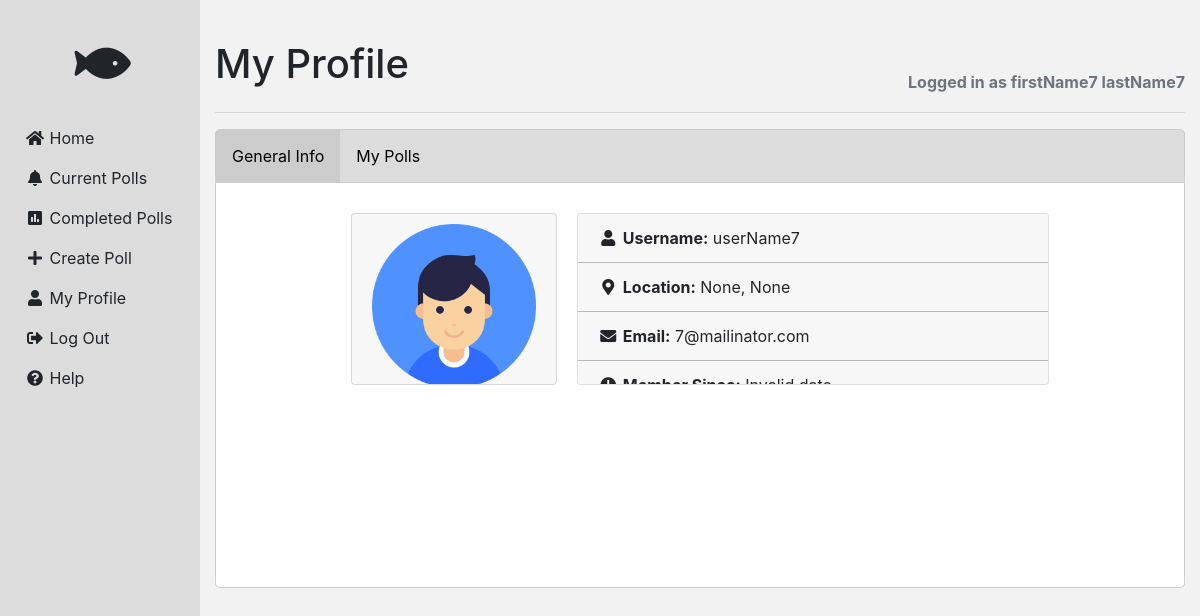
The page /profile (signed in) on the database its author committed.
### app/models.py (models this page shows, shortened)
class PaginatedAPIMixin(object):
    @staticmethod
    def to_collection_dict(query, page, per_page, endpoint, **kwargs):
        resources = query.paginate(page, per_page, False)
        data = {
            'items': [item.to_dict() for item in resources.items],
            '_meta': {
                'page': page,
                'per_page': per_page,
                'total_pages': resources.pages,
                'total_items': resources.total
            },
            '_links': {
                'self': url_for(endpoint, page=page, per_page=per_page,
                                **kwargs),
                'next': url_for(endpoint, page=page + 1, per_page=per_page,
                                **kwargs) if resources.has_next else None,
                'prev': url_for(endpoint, page=page - 1, per_page=per_page,
                                **kwargs) if resources.has_prev else None
            }
        }
        return data

class User(PaginatedAPIMixin, UserMixin, db.Model):
    __tablename__ = 'users'
    __table_args__ = {'sqlite_autoincrement': True}
    token = db.Column(db.String(32), index=True, unique=True)
    token_expiration = db.Column(db.DateTime)
    userId = db.Column(db.Integer, primary_key=True, autoincrement=True)
    firstName = db.Column(db.String(64), nullable=False)
    lastName = db.Column(db.String(64))
    username = db.Column(db.String(64), nullable=False, unique=True)
    pwdHash = db.Column(db.String(128))
    email = db.Column(db.String(128), nullable=False, unique=True)
    ad_street = db.Column(db.String(64))
    ad_suburb = db.Column(db.String(64))
    ad_state = db.Column(db.String(64))
    ad_country = db.Column(db.String(64), server_default="Australia")
    createdAt = db.Column(db.DateTime)
    lastModifiedAt = db.Column(db.DateTime)
    isActive = db.Column(db.Boolean)
    isAdmin = db.Column(db.Boolean)
    lastLogin = db.Column(db.DateTime)
    currentLogin = db.Column(db.DateTime)

### app/main/routes.py (the view)
@bp.route('/profile', methods=['GET', 'POST'])
@login_required
def profile():
    all_polls = getAllPolls()
    polls = []
    form=closePollForm()
    for poll in all_polls:
        if poll.createdByUserId == current_user.userId:
            polls.append(poll)
    if form.validate_on_submit():
        myPoll = getPollById(form.pollId.data)
        myPoll.close()
        if modifyPoll(myPoll):
            flash(Markup('<script>Notify("Poll has been closed successfully!", null, null, "success")</script>'))
    return render_template("profile.html", title='My Profile', polls=polls, form=form)

### app/controllers.py (called while the page is built)
def getAllPolls():
    poll=Poll.query.all()
    noPoll=len(poll)
    for index in range(noPoll):
        poll[index].Candidate=Poll.Candidate.query.filter_by(pollId=poll[index].pollId).all()
        poll[index].Response=Poll.Response.query.filter_by(pollId=poll[index].pollId).all()
    return poll

### app/models.py (called while the page is built)
@login.user_loader
def load_user(userId):
    return User.query.get(int(userId))

    def get_id(self):
        return (self.pollId)

### app/templates/profile.html (shortened to what this page needs)
{% extends "base.html" %}
{% block content %}
  <div class="tab">
    <button class="tablinks" id="defaultOpen" onclick="openTab(event, 'Info')">General Info</button>
    <button class="tablinks" onclick="openTab(event, 'Polls')">My Polls</button>
  </div>
  {% include "/profile/info.html" %}
  {% include "/profile/my-polls.html" %}
{% endblock %}

### app/templates/components/header.html
<div style="margin-top: 20px; display: flex; justify-content: space-between">
  <h1 class="header-title" style="display:inline">
    {{ title }}
  </h1>
  <span style="margin-top: 50px;font-weight: bold;color:#6c757d">
    {% if current_user.is_anonymous %}
      <a class="register-button" href="{{ url_for('main.register') }}">Register Account</a>
    {% else %}
      Logged in
      {% if current_user.firstName %}
        as {{ current_user.firstName }}
        {% if current_user.lastName %}
          {{ current_user.lastName }}
        {% endif %}
      {% endif %}
    {% endif %}
  </span>
</div>
<hr>

### app/templates/profile/info.html (shortened to what this page needs)
<div id="Info" class="tabcontent" style="background-color: white">
  <br>
  <div class="user-container">
    <div class="user-overview-container">
      <div class="card user-overview">
        <img class="card-img-top user-image" src="/static/user.png" alt="user">
      </div>
    </div>
    <div class="user-info">
      <div class="card user-info-container">
        <ul class="list-group list-group-flush">
          <li class="list-group-item user-info-list">
            <i class="fa-fw fa fa-user"></i> <strong>Username:</strong> {{ current_user.username }}
          </li>
          <li class="list-group-item user-info-list">
            <i class="fa-fw fa fa-map-marker-alt"></i>
            <strong>Location:</strong> {{ current_user.ad_suburb }}, {{ current_user.ad_state }}
          </li>
          <li class="list-group-item user-info-list">
            <i class="fa-fw fa fa-envelope"></i> <strong>Email:</strong> {{ current_user.email }}
          </li>
          <li class="list-group-item user-info-list">
            <i class="fa-fw fa fa-clock"></i> <strong>Member Since:</strong> <span
            class="modify-time">{{ current_user.createdAt }}></span>
          </li>
        </ul>
      </div>
    </div>
  </div>
  <br>
</div>

### app/static/css/base.css (style rules this page uses)
body { background-color: #f2f2f2; }
.header-title { margin-top: 20px; }
.card { overflow: hidden; }

### app/static/css/profile.css (style rules this page uses)
.user-container { display: flex; justify-content: center; }
.user-overview-container { text-align: center; width: 24%; }
.user-overview { background-color: rgba(0,0,0,.03); height: 50%; margin-right: 20px; }
.user-image { width: 80%; margin: 10px auto auto auto; }
.user-info { width: 50% }
.user-info-container { height: 50% }
.user-info-list { background-color: rgba(0,0,0,.03); }

### app/static/css/tabs.css (style rules this page uses)
.tab { border-top-right-radius: 5px; border-top-left-radius: 5px; overflow: hidden; border: 1px solid #ccc; background-color: #DCDCDC; }
.tab button { transition: 0.3s; background-color: inherit; float: left; border: none; outline: none; cursor: pointer; padding: 14px 16px; transition: 0.3s; }
.tab button.active { background-color: #ccc; }
.tabcontent { border-bottom-left-radius: 5px; border-bottom-right-radius: 5px; display: none; padding: 6px 12px; border: 1px solid #ccc; border-top: none; }

### rows shown on the page
User: firstName "firstName7", lastName "lastName7", username "userName7", ad_suburb "None", ad_state "None", email "7@mailinator.com"

### other values the page prints
{{ title }} "My Profile"
